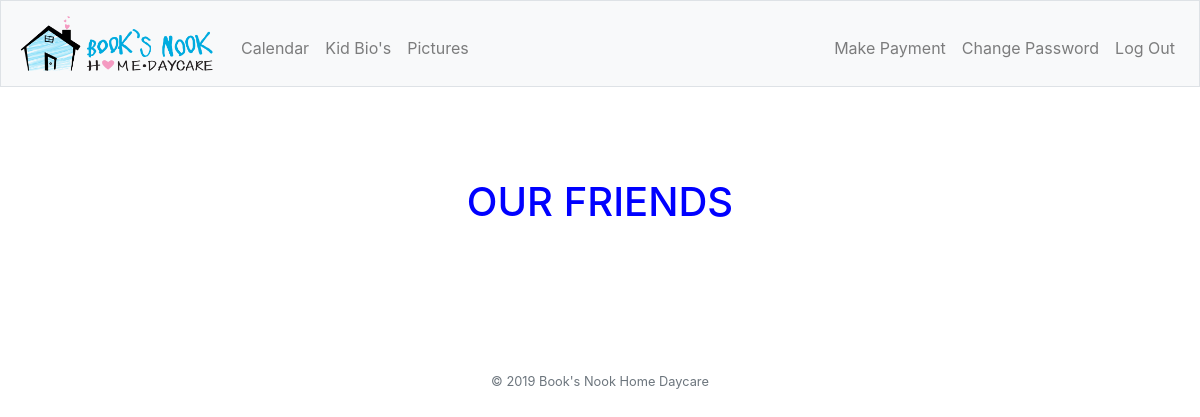
Page /bio (signed in) on the earlier database version.
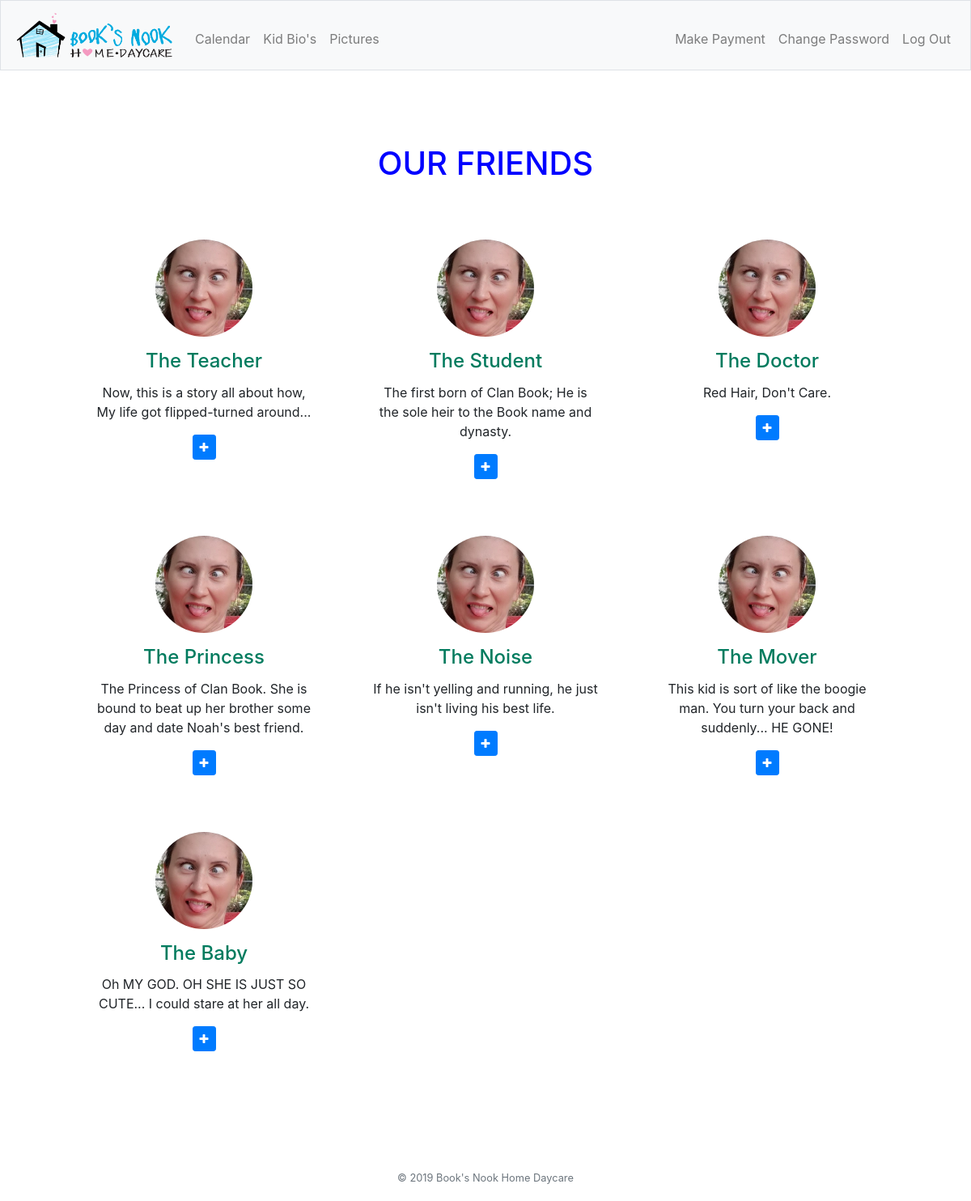
Same page on the later database version.
### tables this page shows
CREATE TABLE bio (title TEXT NOT NULL, "card-text" TEXT NOT NULL, "back-title" TEXT NOT NULL, "back-text" TEXT NOT NULL, image TEXT NOT NULL);

### app.py (the view)
@app.route("/bio", methods=["GET"])
@login_required
def bio():
    bio = db.execute("SELECT * FROM bio")
    return render_template("bio.html", bio=bio)

### app.py (called while the page is built)
@app.after_request
def after_request(response):
    response.headers["Cache-Control"] = "no-cache, no-store, must-revalidate"
    response.headers["Expires"] = 0
    response.headers["Pragma"] = "no-cache"
    return response

### helpers.py (called while the page is built)
def login_required(f):
    @wraps(f)
    def decorated_function(*args, **kwargs):
        if session.get("user_id") is None:
            return redirect("/login")
        return f(*args, **kwargs)
    return decorated_function

### templates/bio.html (shortened to what this page needs)
{% extends "layout.html" %}
{% block head %}
<link href="/static/bio.css" rel="stylesheet">
<link href="//maxcdn.bootstrapcdn.com/bootstrap/4.0.0/css/bootstrap.min.css" rel="stylesheet" id="bootstrap-css">
{% endblock %}
{% block main %}
<section id="team" class="pb-5">
    <div class="container">
        <h5 class="section-title h1">OUR FRIENDS</h5>
        <div class="row">
            {% for row in bio %}
            <div class="col-xs-12 col-sm-6 col-md-4">
                <div class="image-flip" ontouchstart="this.classList.toggle('hover');">
                    <div class="mainflip">
                        <div class="frontside">
                            <div class="card">
                                <div class="card-body text-center">
                                    <p><img class=" img-fluid" src="/static/{{ row['image'] }}" alt="{{ row['title'] }}"></p>
                                    <h4 class="card-title">{{ row["title"] }}</h4>
                                    <p class="card-text">{{ row["card-text"] }}</p>
                                    <a href="#" class="btn btn-primary btn-sm"><i class="fa fa-plus"></i></a>
                                </div>
                            </div>
                        </div>
                        <div class="backside">
                            <div class="card">
                                <div class="card-body text-center mt-4">
                                    <h4 class="card-title">{{ row["back-title"] }}</h4>
                                    <p class="card-text">{{ row["back-text"] }}</p>
                                </div>
                            </div>
                        </div>
                    </div>
                </div>
            </div>
            {% endfor %}
        </div>
    </div>
</section>
{% endblock %}

### templates/layout.html (shortened to what this page needs)
<!DOCTYPE html>
<html lang="en">
    <head>
        <link href="https://maxcdn.bootstrapcdn.com/bootstrap/4.1.3/css/bootstrap.min.css" rel="stylesheet">
        <link href="/static/styles.css" rel="stylesheet">
        {% block head %}{% endblock %}
    </head>
    <body>
        <nav class="navbar fixed-top navbar-expand-md navbar-light bg-light border">
            <a class="navbar-brand" href="/"><img src="/static/BooksNook_Logo_horz.png" class="img-fluid" width=200px alt="Books Nook Home Daycare"/></a>
            <div class="collapse navbar-collapse" id="navbar">
                {% if session.user_id %}
                    <ul class="navbar-nav mr-auto mt-2">
                        <li class="nav-item"><a class="nav-link" href="/calendar">Calendar</a></li>
                        <li class="nav-item"><a class="nav-link" href="/bio">Kid Bio's</a></li>
                        <li class="nav-item"><a class="nav-link" href="/pictures">Pictures</a></li>
                    </ul>
                    <ul class="navbar-nav ml-auto mt-2">
                        <li class="nav-item"><a class="nav-link" href="/payment">Make Payment</a></li>
                        <li class="nav-item"><a class="nav-link" href="/password">Change Password</a></li>
                        <li class="nav-item"><a class="nav-link" href="/logout">Log Out</a></li>
                    </ul>
                {% else %}
                    <ul class="navbar-nav ml-auto mt-2">
                        <li class="nav-item"><a class="nav-link" href="/login">Log In</a></li>
                    </ul>
                {% endif %}
            </div>
        </nav>
        <main class="container p-5">
            {% block main %}{% endblock %}
        </main>
        <footer class="small text-center text-muted">
            © 2019 Book's Nook Home Daycare
            <br /><br />
        </footer>
    </body>
</html>

### static/styles.css (style rules this page uses)
body { background:url('http://getwallpapers.com/wallpaper/full/8/7/9/606345.jpg'); background-size: cover; background-repeat: no-repeat; background-attachment: fixed; padding-top: 70px; }
nav .navbar-brand { font-size: xx-large; }
main { overflow-x: auto; text-align: center; }
main img { max-width: 100%; }

### static/bio.css (style rules this page uses)
.btn-primary { color: #fff; background-color: #007b5e; border-color: #007b5e; }
section { padding: 60px 0; }
section .section-title { text-align: center; color: blue; margin-bottom: 50px; text-transform: uppercase; }
#team .card { border: none; background: #ffffff; }
.mainflip { -webkit-transition: 1s; -webkit-transform-style: preserve-3d; -ms-transition: 1s; -moz-transition: 1s; -moz-transform: perspective(1000px); -moz-transform-style: preserve-3d; -ms-transform-style: preserve-3d; transition: 1s; transform-style: preserve-3d; position: relative; }
.frontside { position: relative; -webkit-transform: rotateY(0deg); -ms-transform: rotateY(0deg); z-index: 2; margin-bottom: 30px; }
.backside { position: absolute; top: 0; left: 0; background: white; -webkit-transform: rotateY(-180deg); -moz-transform: rotateY(-180deg); -o-transform: rotateY(-180deg); -ms-transform: rotateY(-180deg); transform: rotateY(-180deg); -webkit-box-shadow: 5px 7px 9px -4px rgb(158, 158, 158); -moz-box-shadow: 5px 7px 9px -4px rgb(158, 158, 158); box-shadow: 5px 7px 9px -4px rgb(158, 158, 158); }
.frontside, .backside { -webkit-backface-visibility: hidden; -moz-backface-visibility: hidden; -ms-backface-visibility: hidden; backface-visibility: hidden; -webkit-transition: 1s; -webkit-transform-style: preserve-3d; -moz-transition: 1s; -moz-transform-style: preserve-3d; -o-transition: 1s; -o-transform-style: preserve-3d; -ms-transition: 1s; -ms-transform-style: preserve-3d; transition: 1s; transform-style: preserve-3d; }
.frontside .card, .backside .card { min-height: 312px; }
.frontside .card .card-title, .backside .card .card-title { color: #007b5e !important; }
.frontside .card .card-body img { width: 120px; height: 120px; border-radius: 50%; }

Differences in the rows shown:
added bio: image (picture), title "The Teacher", row "Now, this is a story all about how, My life got flipped-turned around..."
added bio: image (picture), title "The Student", row "The first born of Clan Book; He is the sole heir to the Book name and dynasty."
added bio: image (picture), title "The Doctor", row "Red Hair, Don't Care."
added bio: image (picture), title "The Princess", row "The Princess of Clan Book. She is bound to beat up her brother some day and date Noah's best friend."
added bio: image (picture), title "The Noise", row "If he isn't yelling and running, he just isn't living his best life."
added bio: image (picture), title "The Mover", row "This kid is sort of like the boogie man. You turn your back and suddenly... HE GONE!"
added bio: image (picture), title "The Baby", row "Oh MY GOD. OH SHE IS JUST SO CUTE... I could stare at her all day."
